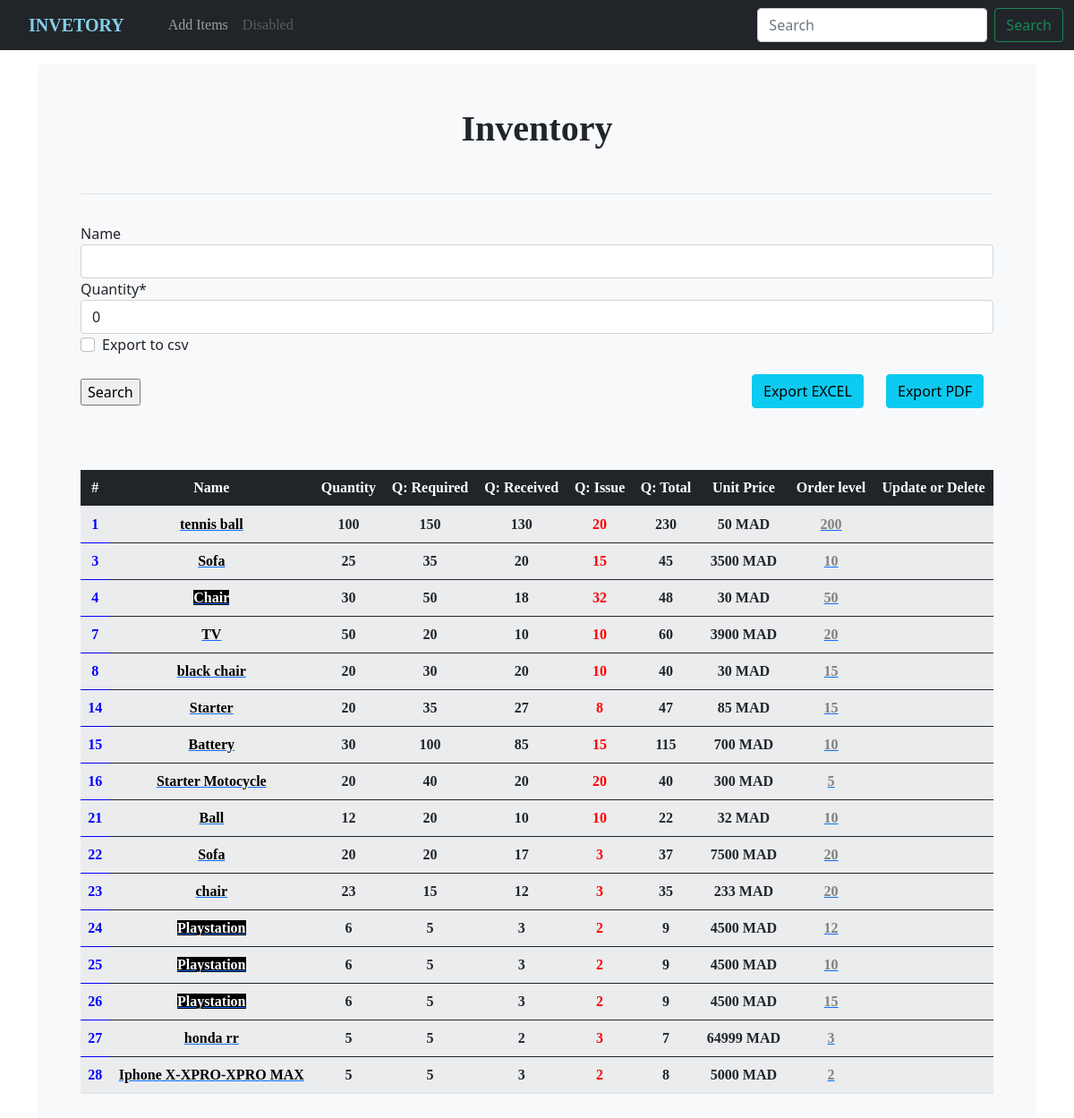
The page / on the database its author committed.
### sms_app/models.py (models this page shows, shortened)
class Stock(models.Model):
    name = models.CharField(max_length=30, null=True, blank=True)
    description = models.TextField(default='', null=True, blank=True)
    price = models.IntegerField("Unit Price",null=True, blank=True)
    category = models.CharField('Category', max_length=40, blank=True, null=True, choices=category_choices)
    quantity_before = models.IntegerField(null=True, default=0, blank=True)
    quantity = models.IntegerField(null=True, default=0, blank=False)
    quantity_calc = models.IntegerField('Total Q', null=True, default=0, blank=True)
    image = models.ImageField(upload_to='sms_images/', blank=True, null=True)
    date_created = models.DateTimeField(auto_now_add=True, null=True)
    quantity_required = models.IntegerField('Q Required', blank=False, null=True)
    receive_quantity = models.IntegerField('Q Received', blank=False, null=True)
    receive_by = models.CharField(max_length=30, null=True, blank=True)
    issue_by = models.CharField(max_length=30, null=True, blank=True)
    issue_quantity = models.IntegerField(default=0, null=True, blank=True)
    last_updated = models.DateTimeField(auto_now=True)
    export_to_csv = models.BooleanField(default=False)
    reorder_level = models.IntegerField(default=0, null=True, blank=True)
    tags_id = models.ManyToManyField(Tag, blank=True)
    def _get_quantity(self):
        return self.quantity
    quantity_before = property(_get_quantity)
    def _get_total_quantity(self):
        x = self.quantity + self.receive_quantity
        return x
    quantity_calc = property(_get_total_quantity)
    def _get_issue_by(self):
        return self.receive_by
    issue_by = property(_get_issue_by)
    def _get_issue_quantity(self):
        if self.quantity_required and self.receive_quantity:
            x = self.quantity_required - self.receive_quantity
            return x
    issue_quantity = property(_get_issue_quantity)

### sms_app/views.py (the view, shortened to what this page needs)
# urls.py: path('', views.all_stock, name='home'),
def all_stock(request):
    form = StockSearchForm(request.POST or None)
    stock = Stock.objects.all()
    title = 'Inventory'
    content = 'This page represent all products stocked in our inventory'
    context = {'all_stock': stock, 'title': title, 'content': content, 'form': form}
    return render(request, 'sms_app/all_stock.html', context)

### sms_app/forms.py
class StockSearchForm(forms.ModelForm):
    class Meta:
        model = Stock
        fields = ['name', 'quantity', 'export_to_csv']

### sms_app/templates/sms_app/all_stock.html (shortened to what this page needs)
{% extends "sms_app/main.html" %}
{% load static %}
{% load crispy_forms_tags %}
{% block content %}
<form method='POST'>
    {{ form|crispy }}<br>
    <input type="submit" value="Search"/>
</form>
<a href="{% url 'sms_app:export-pdf' %}" class="btn btn-info" style="margin-top:-60px; margin-left:900px;">Export PDF</a><br>
<a href="{% url 'sms_app:export-excel' %}" class="btn btn-info" style="margin-top:-108px; margin-left:750px;">Export EXCEL</a><br>
<table class="table table-striped" style="text-align:center; font-weight:bold; font-family:i;">
  <br>
  <thead>
    <tr class="table-dark">
      <th scope="col">#</th>
      <th scope="col">Name</th>
      <th scope="col">Quantity</th>
      <th scope="col">Q: Required</th>
      <th scope="col">Q: Received</th>
      <th scope="col">Q: Issue</th>
      <th scope="col">Q: Total</th>
      <th scope="col">Unit Price</th>
      <th scope="col">Order level</th>
      <th scope="col">Update  or Delete</th>
    </tr>
  </thead>
  {% for stock in all_stock %}
  <tbody>
    <tr>
      <th scope="row" style="color:blue;">{{ stock.id }}</th>
      <td>{% if stock.quantity_calc <= stock.reorder_level %}
        <a href="{% url 'sms_app:get_stock' stock.id %}"><span style="color:white;background-color:black;">{{ stock.name }}</span></a>
      {% else %}
        <a href="{% url 'sms_app:get_stock' stock.id %}"><span style="color:black; ">{{ stock.name }}</span></a>
      {% endif %}</td>
      <td>{{ stock.quantity }}</td>
      <td>{{ stock.quantity_required }} </td>
      <td>{{ stock.receive_quantity }} </td>
      <td><span style="color:red;">{{ stock.issue_quantity }}</span> </td>
      <td>{{ stock.quantity_calc }} </td>
      <td>{{ stock.price }} MAD</td>
      <td><a href="{% url 'sms_app:reorder_level' stock.id %}"><span style="color:grey;">{{ stock.reorder_level }}</span></a></td>
      <td><a href="{% url 'sms_app:update_stock' stock.id %}"></a>
        <a href="{% url 'sms_app:delete_stock' stock.id %}"></a></td>
    </tr>
  </tbody>
    {% endfor %}
</table>
{% endblock %}

### sms_app/static/css/stylesheet.css (style rules this page uses)
body { background-color:skyblue; }

### rows shown on the page
Stock: id "1", name "tennis ball", quantity "100", quantity_required "150", receive_quantity "130", issue_quantity "20", quantity_calc "230", price "50", reorder_level "200"
Stock: id "3", name "Sofa", quantity "25", quantity_required "35", receive_quantity "20", issue_quantity "15", quantity_calc "45", price "3500", reorder_level "10"
Stock: id "4", name "Chair", quantity "30", quantity_required "50", receive_quantity "18", issue_quantity "32", quantity_calc "48", price "30", reorder_level "50"
Stock: id "7", name "TV", quantity "50", quantity_required "20", receive_quantity "10", issue_quantity "10", quantity_calc "60", price "3900", reorder_level "20"
Stock: id "8", name "black chair", quantity "20", quantity_required "30", receive_quantity "20", issue_quantity "10", quantity_calc "40", price "30", reorder_level "15"
Stock: id "14", name "Starter", quantity "20", quantity_required "35", receive_quantity "27", issue_quantity "8", quantity_calc "47", price "85", reorder_level "15"
Stock: id "15", name "Battery", quantity "30", quantity_required "100", receive_quantity "85", issue_quantity "15", quantity_calc "115", price "700", reorder_level "10"
Stock: id "16", name "Starter Motocycle", quantity "20", quantity_required "40", receive_quantity "20", issue_quantity "20", quantity_calc "40", price "300", reorder_level "5"
Stock: id "21", name "Ball", quantity "12", quantity_required "20", receive_quantity "10", issue_quantity "10", quantity_calc "22", price "32", reorder_level "10"
Stock: id "22", name "Sofa", quantity "20", quantity_required "20", receive_quantity "17", issue_quantity "3", quantity_calc "37", price "7500", reorder_level "20"
Stock: id "23", name "chair", quantity "23", quantity_required "15", receive_quantity "12", issue_quantity "3", quantity_calc "35", price "233", reorder_level "20"
Stock: id "24", name "Playstation", quantity "6", quantity_required "5", receive_quantity "3", issue_quantity "2", quantity_calc "9", price "4500", reorder_level "12"
Stock: id "25", name "Playstation", quantity "6", quantity_required "5", receive_quantity "3", issue_quantity "2", quantity_calc "9", price "4500", reorder_level "10"
Stock: id "26", name "Playstation", quantity "6", quantity_required "5", receive_quantity "3", issue_quantity "2", quantity_calc "9", price "4500", reorder_level "15"
Stock: id "27", name "honda rr", quantity "5", quantity_required "5", receive_quantity "2", issue_quantity "3", quantity_calc "7", price "64999", reorder_level "3"
Stock: id "28", name "Iphone X-XPRO-XPRO MAX", quantity "5", quantity_required "5", receive_quantity "3", issue_quantity "2", quantity_calc "8", price "5000", reorder_level "2"

### other values the page prints
{{ title }} "Inventory"
